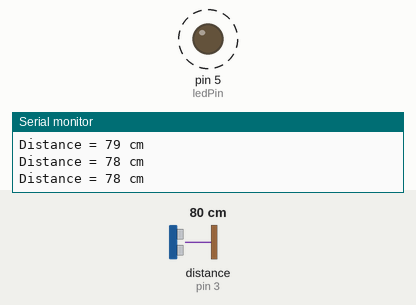
This sketch was run on a simulated Arduino Uno, built with avr-gcc and run on an emulated ATmega328P. Shown: output pins drawn as LEDs (lit = HIGH), the last lines printed to the serial monitor. Wiring (inferred from the names in the program): ultrasonic range finder: trigger pin 2; echo pin 3. Dashed ring = blinking. Inputs (shaded band) come from the test bench; at power-on: distance to the obstacle (sensor on pin 3) 80 cm. The echo pulse lasts 58.3 µs per cm; pins used as bus, display or sensor lines are not drawn.

Above: at 1.2 s.
1.3 s: distance to the obstacle (sensor on pin 3) set to 299 cm
At 1.9 s:
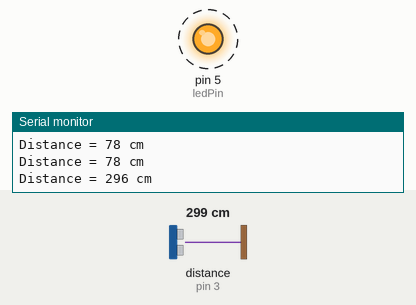
4.3 s: distance to the obstacle (sensor on pin 3) set to 2 cm
At 4.3 s:
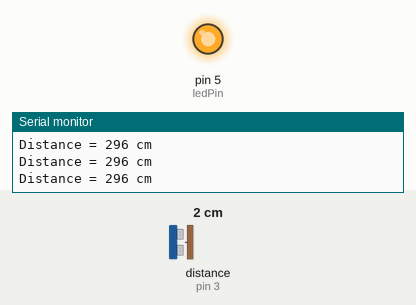
Timing chart, 0 to 13.3 s (numbered marks = the images above; inputs shaded):
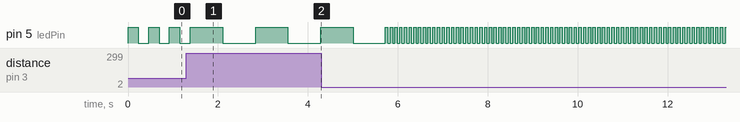

The sketch:

distance_led_blinker.ino
```cpp
#define trigPin 2
#define echoPin 3

#define ledPin 5

long duration;
int distance;
int blinkSpeed;

void setup() {
  pinMode(trigPin, OUTPUT);
  pinMode(echoPin, INPUT);
  pinMode(ledPin, OUTPUT);

  Serial.begin(9600);
}

void loop() {
  digitalWrite(trigPin, LOW);
  delayMicroseconds(5);

  digitalWrite(trigPin, HIGH);
  delayMicroseconds(10);
  digitalWrite(trigPin, LOW);

  duration = pulseIn(echoPin, HIGH);

  distance = duration * 0.034 / 2;

  Serial.print("Distance = ");
  Serial.print(distance);
  Serial.println(" cm");

  blinkSpeed = map(distance, 0, 200, 50, 500);

  digitalWrite(ledPin, HIGH);
  delay(blinkSpeed);
  digitalWrite(ledPin, LOW);
  delay(blinkSpeed);
}
```

Measured:
- after the input at 1.3 s, pin 5 (ledPin): alternates HIGH for 0.72 s and LOW for 0.73 s, starting after 0.80 s
- by itself, pin 5 (ledPin): alternates HIGH for 0.23 s and LOW for 0.23 s
